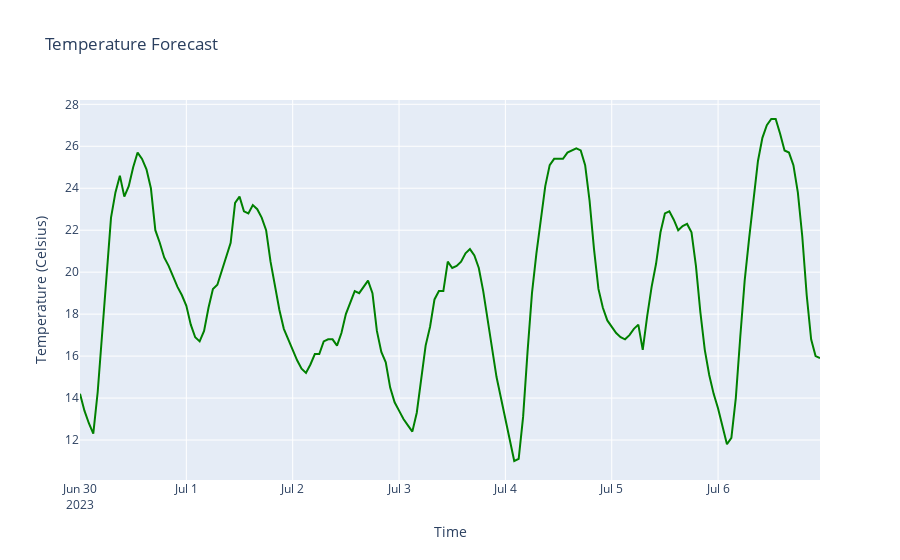

The notebook cell this image was saved under:
### Code cell
#import plotly.express as px
import plotly.graph_objects as go

#pip install --upgrade nbformat


fig = go.Figure()
fig.add_trace(go.Scatter(x=df_meteo_h['time'], y=df_meteo_h['apparent_temperature'], name='Temperature', line=dict(color='green')))

fig.update_layout(
    title='Temperature Forecast',
    xaxis=dict(title='Time'),
    yaxis=dict(title='Temperature (Celsius)')
)

fig.show()

### Figure 1 — Plotly figure (JSON) as saved in the notebook; plotly's stock layout.template omitted (floating-point values rounded to 4 significant figures; data arrays with more than 128 entries replaced by an {"elided": "..."} marker saying what was removed)
{"data": [{"line": {"color": "green"}, "name": "Temperature", "type": "scatter", "x": {"elided": "168 str values"}, "y": {"elided": "168 float values"}}], "layout": {"title": {"text": "Temperature Forecast"}, "xaxis": {"title": {"text": "Time"}}, "yaxis": {"title": {"text": "Temperature (Celsius)"}}}}
